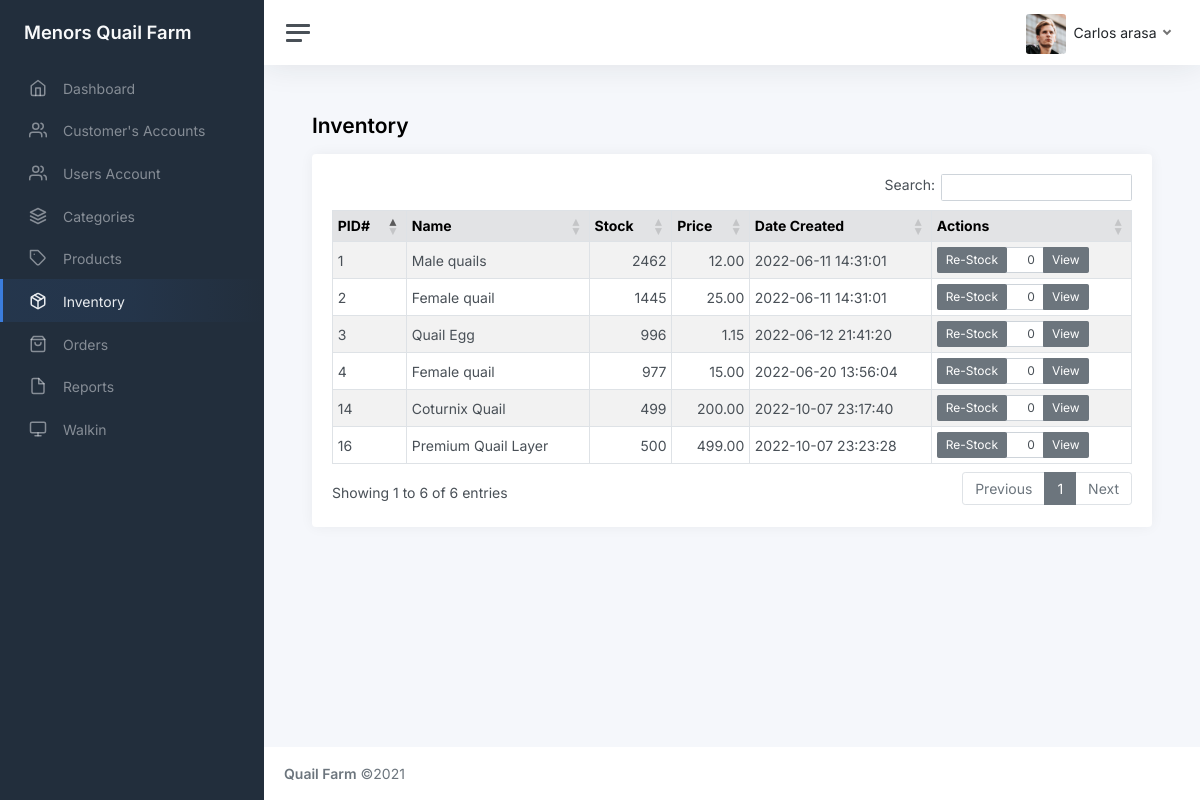
/admin/inventory.php (signed in), run on an earlier commit of the app's database.
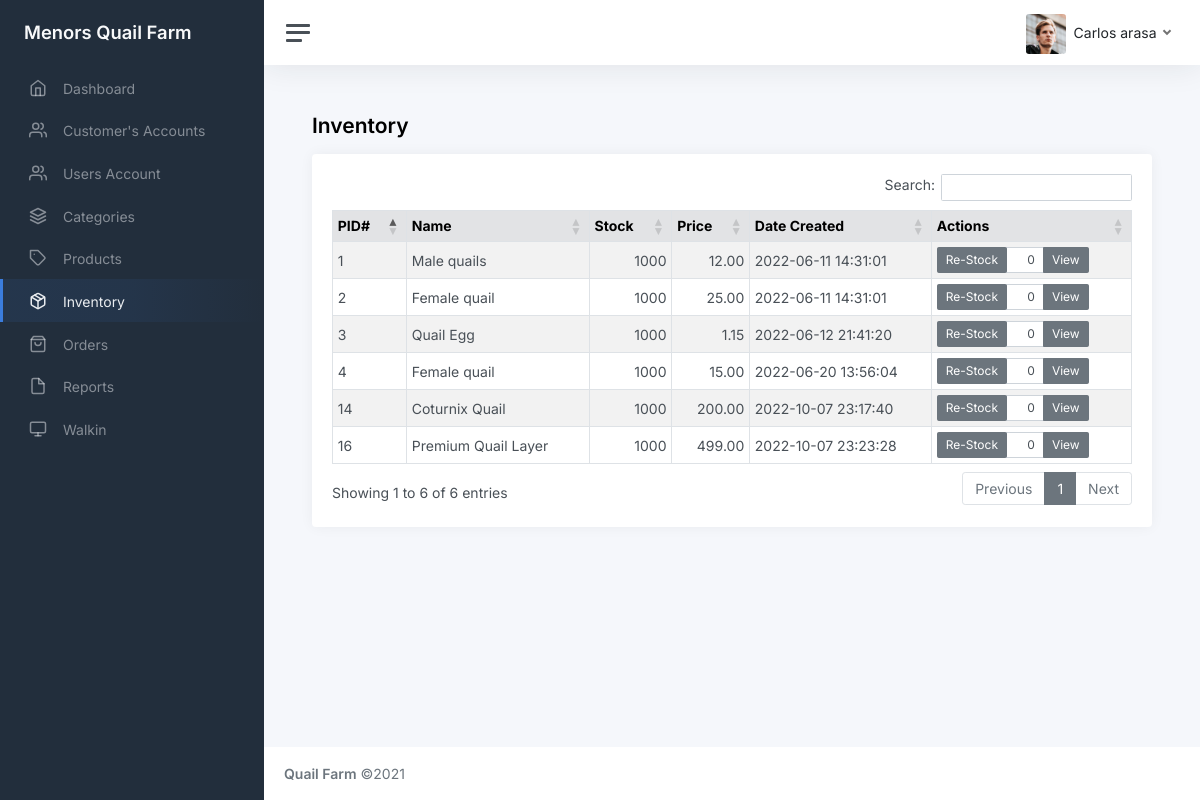
And on a later commit of the database.
### tables this page shows
CREATE TABLE `tbl_inventory` (
  `id` int(11) NOT NULL AUTO_INCREMENT,
  `product_id` int(11) DEFAULT NULL,
  `qty` int(11) DEFAULT NULL,
  PRIMARY KEY (`id`)
);

CREATE TABLE `tbl_product` (
  `id` int(11) NOT NULL AUTO_INCREMENT,
  `category_id` int(11) DEFAULT NULL,
  `name` varchar(45) DEFAULT NULL,
  `description` varchar(45) DEFAULT NULL,
  `image` varchar(255) DEFAULT NULL,
  `price` decimal(5,2) DEFAULT 0.00,
  `date_created` datetime DEFAULT current_timestamp(),
  `created_by` int(11) DEFAULT NULL,
  `is_deleted` int(11) DEFAULT 0,
  PRIMARY KEY (`id`)
);

### functions.php (called while the page is built, shortened)
<?php
function get_list($sql)
{
    $result = mysqli_query($_SESSION['conn'], $sql);
    $temp = array();
    while ($row = $result->fetch_assoc()) {
        $temp[] = $row;
    }
    return $temp;
}

### admin/inventory.php (the view, shortened to what this page needs)
<?php include_once('header.php') ?>
<main class="content">
  <div class="container-fluid p-0">
    <h1 class="h3 mb-3"><strong>Inventory</strong></h1>
    <div class="row">
      <div class="col-12 col-lg-12">
        <div class="card">
          <div class="card-body">
            <table class="table table-sm table-striped table-hover table-bordered">
              <thead class="table-secondary">
                <tr>
                  <th scope="col">PID#</th>
                  <th scope="col">Name</th>
                  <th scope="col">Stock</th>
                  <th scope="col">Price</th>
                  <th scope="col">Date Created</th>
                  <th scope="col">Actions</th>
                </tr>
              </thead>
              <tbody>
                <?php foreach (get_list("select i.qty,p.* from tbl_product p inner join tbl_inventory i on i.product_id = p.id where is_deleted = 0") as $res) { ?>
                  <tr>
                    <td><?php echo $res['id']; ?></td>
                    <td><?php echo $res['name']; ?></td>
                    <td class="text-end"><?php echo $res['qty']; ?></td>
                    <td class="text-end"><?php echo $res['price']; ?></td>
                    <td><?php echo $res['date_created']; ?></td>
                    <td style="width: 25%;">
                      <form method="post" onsubmit="return confirm('Are You Sure?')">
                        <div class="input-group">
                          <div class="input-group-prepend">
                            <button class="btn btn-sm btn-secondary" type="submit" name="re_stock">Re-Stock </button>
                          </div>
                          <input type="text" class="form-control form-control-sm" name="qty" value="0" style="text-align:right;max-width:20%">
                          <a href="inventory_view.php?id=<?php echo $res['id']; ?>" class="btn btn-sm btn-secondary btn-edit"> View </a>
                        </div>
                      </form>
                    </td>
                  </tr>
                <?php } ?>
              </tbody>
            </table>
          </div>
        </div>
      </div>
    </div>
  </div>
</main>
<?php include_once('footer.php') ?>

### admin/header.php (shortened to what this page needs)
<?php include('../functions.php') ?>
<!DOCTYPE html>
<html lang="en">
<head>
  <link href="css/app.css" rel="stylesheet">
  <link href="css/custom.css" rel="stylesheet">
</head>
<body>
  <div class="wrapper">
    <nav id="sidebar" class="sidebar js-sidebar">
      <div class="sidebar-content js-simplebar">
        <a class="sidebar-brand" href="index.php">
          <span class="align-middle">Menors Quail Farm</span>
        </a>
        <ul class="sidebar-nav">
          <?php if (in_array($_SESSION['user']->access_id, array(1, 5))) { ?>
            <li class="sidebar-item <?= (strpos($_SERVER['REQUEST_URI'], 'index') !== false) ? 'active' : '' ?>">
              <a class="sidebar-link" href="index.php">
                <i class="align-middle" data-feather="home"></i> <span class="align-middle">Dashboard</span>
              </a>
            </li>
            <li class="sidebar-item <?= (strpos($_SERVER['REQUEST_URI'], 'customer') !== false) ? 'active' : '' ?>">
              <a class="sidebar-link" href="customer.php">
                <i class="align-middle" data-feather="users"></i> <span class="align-middle">Customer's Accounts</span>
              </a>
            </li>
            <li class="sidebar-item <?= (strpos($_SERVER['REQUEST_URI'], 'user') !== false) ? 'active' : '' ?>">
              <a class="sidebar-link" href="user.php">
                <i class="align-middle" data-feather="users"></i> <span class="align-middle">Users Account</span>
              </a>
            </li>
            <li class="sidebar-item <?= (strpos($_SERVER['REQUEST_URI'], 'category') !== false || strpos($_SERVER['REQUEST_URI'], 'category_edit') !== false) ? 'active' : '' ?>">
              <a class="sidebar-link" href="category.php">
                <i class="align-middle" data-feather="layers"></i> <span class="align-middle">Categories</span>
              </a>
            </li>
            <li class="sidebar-item <?= (strpos($_SERVER['REQUEST_URI'], 'product') !== false || strpos($_SERVER['REQUEST_URI'], 'product_edit') !== false) ? 'active' : '' ?>">
              <a class="sidebar-link" href="product.php">
                <i class="align-middle" data-feather="tag"></i> <span class="align-middle">Products</span>
              </a>
            </li>
            <li class="sidebar-item <?= (strpos($_SERVER['REQUEST_URI'], 'inventory') !== false || strpos($_SERVER['REQUEST_URI'], 'inventory_edit') !== false) ? 'active' : '' ?>">
              <a class="sidebar-link" href="inventory.php">
                <i class="align-middle" data-feather="package"></i> <span class="align-middle">Inventory</span>
              </a>
            </li>
            <li class="sidebar-item <?= (strpos($_SERVER['REQUEST_URI'], 'order') !== false || strpos($_SERVER['REQUEST_URI'], 'order_view') !== false) ? 'active' : '' ?>">
              <a class="sidebar-link" href="order.php">
                <i class="align-middle" data-feather="shopping-bag"></i> <span class="align-middle">Orders</span>
              </a>
            </li>
            <li class="sidebar-item <?= (strpos($_SERVER['REQUEST_URI'], 'report') !== false || strpos($_SERVER['REQUEST_URI'], 'report_edit') !== false) ? 'active' : '' ?>">
              <a class="sidebar-link" href="report.php">
                <i class="align-middle" data-feather="file"></i> <span class="align-middle">Reports</span>
              </a>
            </li>
            <li class="sidebar-item <?= (strpos($_SERVER['REQUEST_URI'], 'walkin') !== false || strpos($_SERVER['REQUEST_URI'], 'walkin_edit') !== false) ? 'active' : '' ?>">
              <a class="sidebar-link" href="walkin.php">
                <i class="align-middle" data-feather="monitor"></i> <span class="align-middle">Walkin</span>
              </a>
            </li>
          <?php } ?>
      </div>
    </nav>
    <div class="main">
      <nav class="navbar navbar-expand navbar-light navbar-bg">
        <a class="sidebar-toggle js-sidebar-toggle">
          <i class="hamburger align-self-center"></i>
        </a>
        <div class="navbar-collapse collapse">
          <ul class="navbar-nav navbar-align">
            <li class="nav-item dropdown">
              <a class="nav-link dropdown-toggle d-none d-sm-inline-block" href="#" data-bs-toggle="dropdown">
                <img src="img/avatars/avatar.jpg" class="avatar img-fluid rounded me-1" alt="Charles Hall" /> <span class="text-dark"><?= $_SESSION['user']->first_name . " " . $_SESSION['user']->last_name ?></span>
              </a>
            </li>
          </ul>
        </div>
      </nav>

### admin/footer.php (shortened to what this page needs)
<footer class="footer">
  <div class="container-fluid">
    <div class="row text-muted">
      <div class="col-6 text-start">
        <p class="mb-0">
          <a class="text-muted" href="#" target="_blank"><strong>Quail Farm</strong></a> &copy;2021
        </p>
      </div>
    </div>
  </div>
</footer>
</div>
</div>
</body>
</html>

### admin/css/custom.css (style rules this page uses)
.table { background: #fff; }
.table > thead > tr > th { border-bottom: 1px solid #e6e7e8; vertical-align: middle; height: 50px; }
.table > thead > tr > th { height: unset!important; }

What changed in the data, as far as the page shows it:
changed tbl_inventory "Male quails": qty "2462" → "1000"
changed tbl_inventory (number 2 of 6 on the later page): qty "1445" → "1000"
changed tbl_inventory "Quail Egg": qty "996" → "1000"
changed tbl_inventory (number 4 of 6 on the later page): qty "977" → "1000"
changed tbl_inventory "Coturnix Quail": qty "499" → "1000"
changed tbl_inventory "Premium Quail Layer": qty "500" → "1000"
